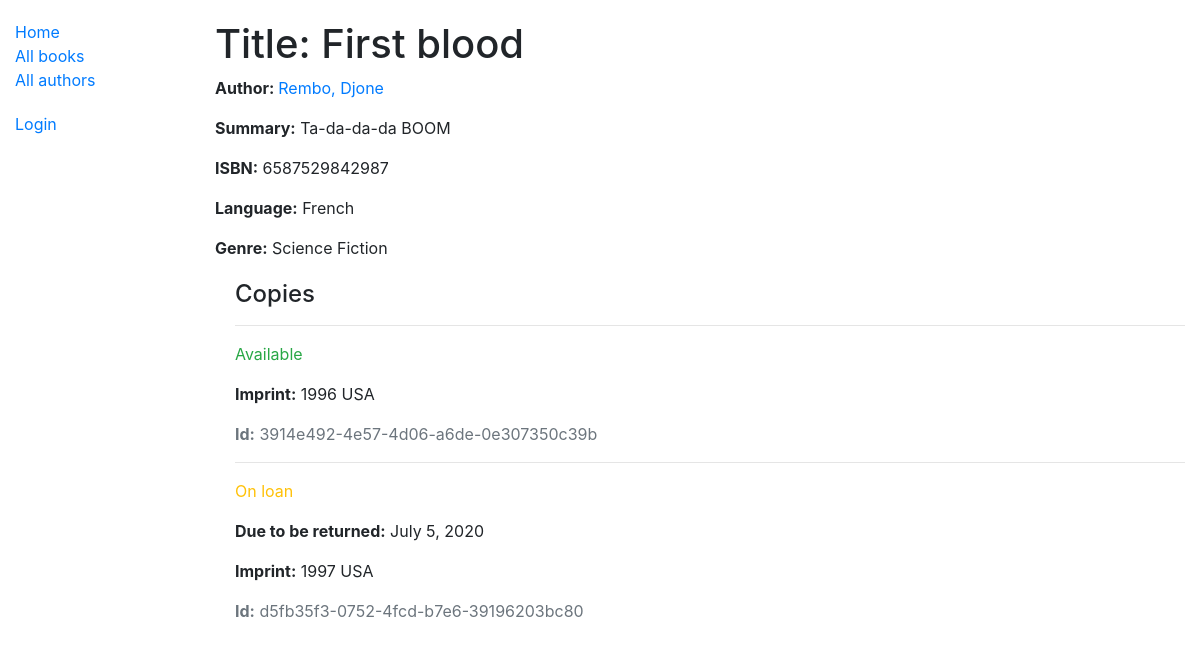
/catalog/book/2, run on an earlier commit of the app's database.
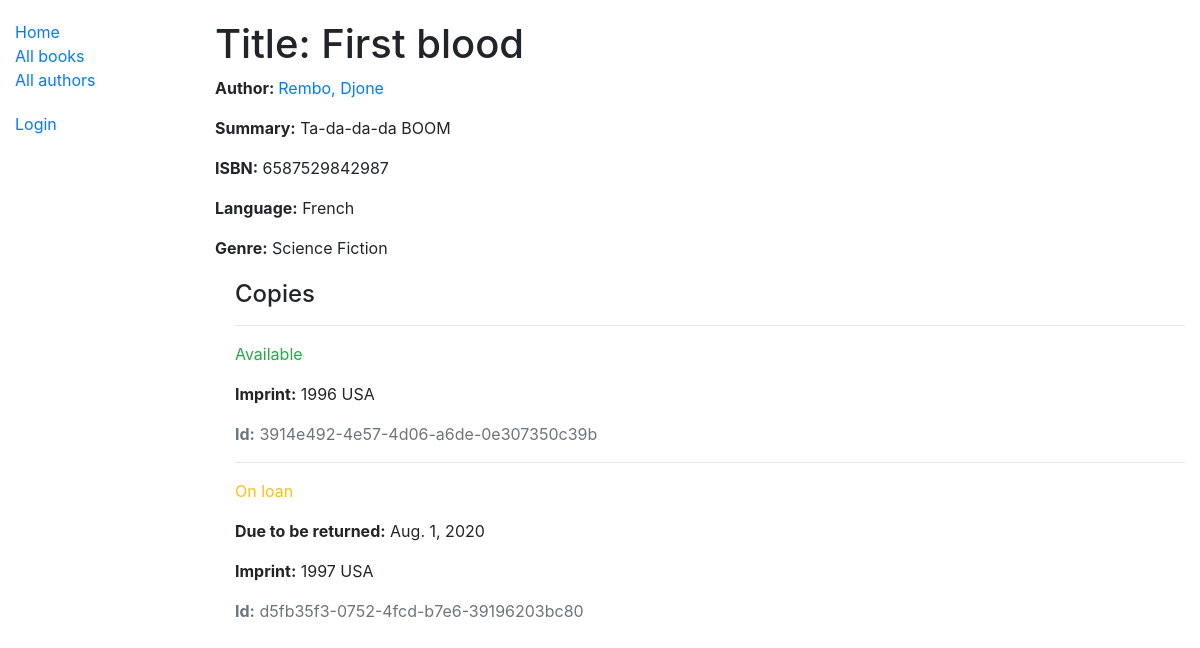
And on a later commit of the database.
### catalog/models.py (models this page shows, shortened)
class BookInstance(models.Model):
    id = models.UUIDField(primary_key=True, default=uuid.uuid4, help_text='Unique ID for this particular book across whole library')
    book = models.ForeignKey('Book', on_delete=models.SET_NULL, null=True)
    imprint = models.CharField(max_length=200)
    due_back = models.DateField(null=True, blank=True)
    borrower = models.ForeignKey(User, on_delete=models.SET_NULL, null=True, blank=True)
    LOAN_STATUS = (
        ('m', 'Maintenance'),
        ('o', 'On loan'),
        ('a', 'Available'),
        ('r', 'Reserved'),
    )
    status = models.CharField(
        max_length=1,
        choices=LOAN_STATUS,
        blank=True,
        default='m',
        help_text='Book availability',
    )
    class Meta:
        ordering = ['due_back']
        permissions = (("can_mark_returned", "Set book as returned"),)

### catalog/views.py (the view)
# urls.py: path('book/<int:pk>', views.BookDetailView.as_view(), name='book-detail'),
class BookDetailView(generic.DetailView):
    model = Book

### catalog/models.py (called while the page is built)
    def __str__(self):
        return self.name

    def get_absolute_url(self):
        return reverse('author-detail', args=[str(self.id)])

    def __str__(self):
        return f'{self.last_name}, {self.first_name}'

    def __str__(self):
        return self.name

### catalog/templates/catalog/book_detail.html
{% extends "base_generic.html" %}
{% block content %}
  <h1>Title: {{ book.title }}</h1>
  <p><strong>Author: </strong><a href="{{ book.author.get_absolute_url }}"> {{ book.author }}</a></p>
  <p><strong>Summary:</strong> {{ book.summary }}</p>
  <p><strong>ISBN:</strong> {{ book.isbn }}</p>
  <p><strong>Language:</strong> {{ book.language }}</p>
  <p><strong>Genre:</strong> {{ book.genre.all|join:", " }}</p>
  <div style="margin-left:20px;margin-top:20px">
    <h4>Copies</h4>
    {% for copy in book.bookinstance_set.all %}
      <hr>
      <p class="{% if copy.status == 'a' %}text-success{% elif copy.status == 'm' %}text-danger{% else %}text-warning{% endif %}">
        {{ copy.get_status_display }}
      </p>
      {% if copy.status != 'a' %}
        <p><strong>Due to be returned:</strong> {{ copy.due_back }}</p>
      {% endif %}
      <p><strong>Imprint:</strong> {{ copy.imprint }}</p>
      <p class="text-muted"><strong>Id:</strong> {{ copy.id }}</p>
    {% endfor %}
  </div>
{% endblock %}

What changed in the data, as far as the page shows it:
changed BookInstance "On loan": due_back "July 5, 2020" → "Aug. 1, 2020"
